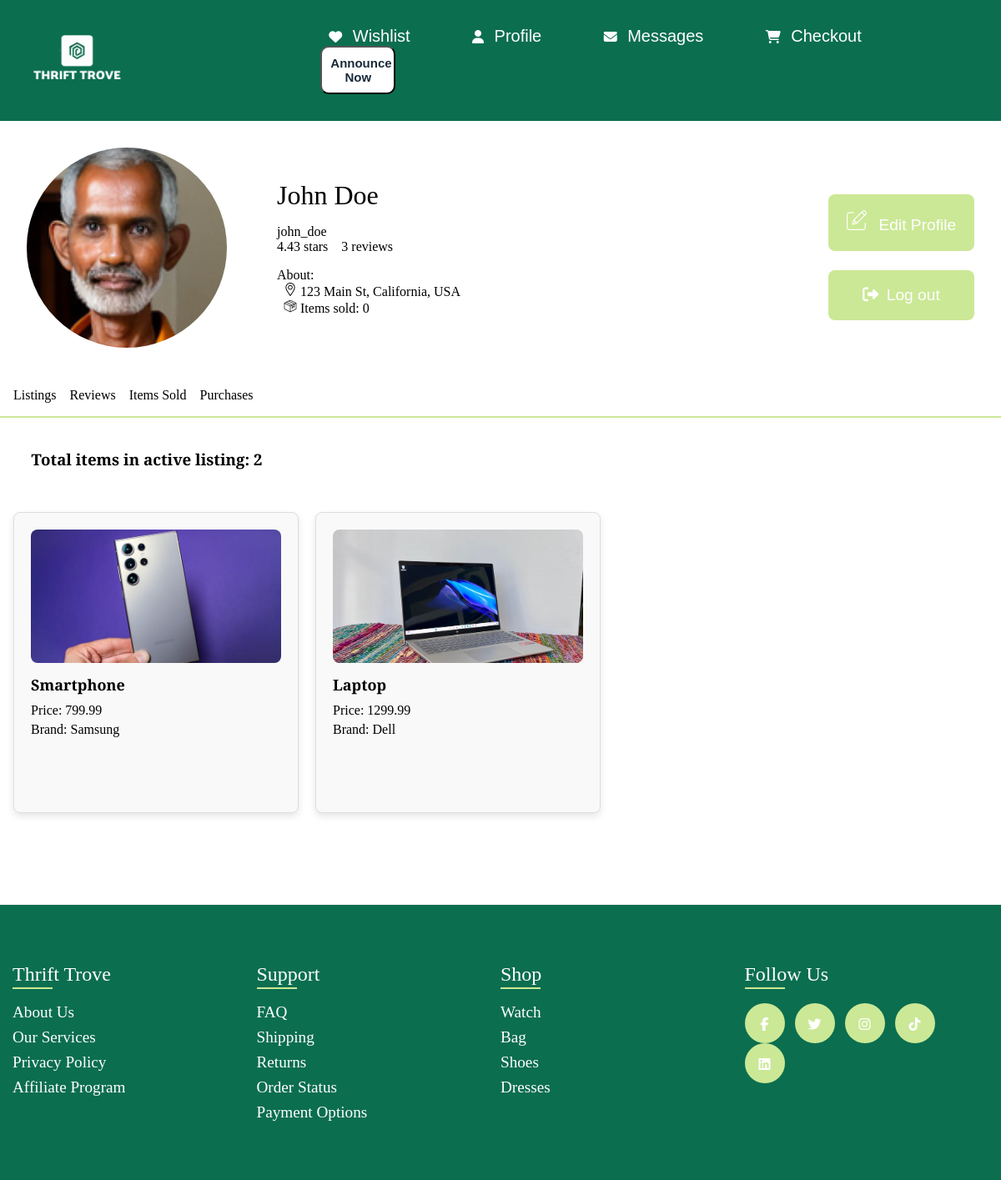
The page /pages/profile.php (signed in) on the database its author committed.
### tables this page shows
CREATE TABLE Users (
    Id INTEGER PRIMARY KEY AUTOINCREMENT,
    Username VARCHAR(50) UNIQUE NOT NULL,
    Email VARCHAR(100) UNIQUE NOT NULL,
    PasswordHash VARCHAR(255) NOT NULL,
    FirstName VARCHAR(50) NOT NULL,
    LastName VARCHAR(50) NOT NULL,
    AdminStatus INTEGER DEFAULT 0 NOT NULL CHECK (AdminStatus <= 2),
    Address VARCHAR(255) NOT NULL,
    PhoneNumber VARCHAR(9)
);

CREATE TABLE Items (
    Id INTEGER PRIMARY KEY AUTOINCREMENT,
    Name VARCHAR(100) NOT NULL,
    Description TEXT NOT NULL,
    Brand VARCHAR(50) NOT NULL ,
    Model VARCHAR(50),
    CategoryId INTEGER NOT NULL,
    Size VARCHAR(20) ,
    Price DECIMAL(10, 2) NOT NULL,
    ConditionId VARCHAR(20) NOT NULL,
    Available BOOLEAN NOT NULL,
    AvailableForDelivery BOOLEAN NOT NULL , 
    SubCategory VARCHAR(50),
    NumberOfImages INTEGER,
    Highlighted INTEGER DEFAULT 0 NOT NULL CHECK (Highlighted <= 1),

    UserId INTEGER NOT NULL,
    FOREIGN KEY (UserId) REFERENCES Users(Id) ON DELETE CASCADE
);

### db_handler/DB.php (called while the page is built, shortened)
<?php
require_once 'Item.php';
require_once 'Users.php';
require_once 'Reviews.php';
class Database
{
    private $conn;
    public function __construct($databasePath)
    {
        try {
            $this->conn = new PDO("sqlite:$databasePath");
            $this->conn->setAttribute(PDO::ATTR_ERRMODE, PDO::ERRMODE_EXCEPTION);
        } catch (PDOException $e) {
            echo "Connection failed: " . $e->getMessage();
        }
    }
    public function getItemByUserId($userId): array
    {
        $stmt = $this->conn->prepare("SELECT * FROM Items WHERE UserId = :userId AND Available = 1");
        $stmt->bindParam(':userId', $userId);
        $stmt->execute();
        $items = [];
        while ($row = $stmt->fetch()) {
            $items[] = new Item(
                $row['Id'],
                $row['Name'],
                $row['Description'],
                $row['Brand'],
                $row['Model'],
                $row['CategoryId'],
                $row['Size'],
                $row['Price'],
                $row['ConditionId'],
                $row['Available'],
                $row['AvailableForDelivery'],
                $row['SubCategory'],
                $row['NumberOfImages'],
                $row['Highlighted'],
                $row['UserId']
            );
        }
        return $items;
    }
    function getUserById($userId)
    {
        $stmt = $this->conn->prepare("SELECT * FROM Users WHERE Id = :userId");
        $stmt->bindParam(':userId', $userId);
        $stmt->execute();
        $user = $stmt->fetch(PDO::FETCH_ASSOC);
        if ($user) {
            return new User(
                $user['Id'],
                $user['Username'],
                $user['Email'],
                $user['PasswordHash'],
                $user['FirstName'],
                $user['LastName'],
                $user['AdminStatus'],
                $user['Address'],
                $user['PhoneNumber']
            );
        } else {
            return null;
        }
    }
    public function getReviewByReviewedUserId($userId): array
    {
        $stmt = $this->conn->prepare("
            SELECT *
            FROM
                Reviews
            JOIN
                Users ON Reviews.Author = Users.Id
            WHERE
                Reviews.UserReviewed = :userId
            ORDER BY Reviews.ReviewDate DESC;
            ");
        $stmt->bindParam(':userId', $userId);
        $stmt->execute();
        $reviews = [];
        while ($row = $stmt->fetch()) {
            $author = $this->getUserById($row['Author']);
            $review = new Review(
                $row['ReviewId'],
                $row['Rating'],
                $row['Comment'],
                $author,
                $row['UserReviewed'],
                $row['ReviewDate']
            );
            $reviews[] = $review;
        }
        return $reviews;
    }
        public function GetItemsAlreadySold($userId) : array{
            $stmt = $this->conn->prepare("SELECT * FROM Items WHERE UserId = :userId AND Available = 0");
            $stmt->bindParam(':userId', $userId);
            $stmt->execute();
            $items = [];
            return $items;
        }
    }
?>

### db_handler/Users.php (called while the page is built, shortened)
<?php
class User {
    public $Id;
    public $Username;
    public $FirstName;
    public $LastName;
    public $Address;
    public function __construct($Id, $Username, $Email, $PasswordHash, $FirstName, $LastName, $status , $Address, $PhoneNumber) {
        $this->Id = $Id;
        $this->Username = $Username;
        $this->FirstName = $FirstName;
        $this->LastName = $LastName;
        $this->Address = $Address;
    }
    public function getId(): int {
        return $this->Id;
    }
    public function getUsername(): string {
        return $this->Username;
    }
    public function getFirstName(): string {
        return $this->FirstName;
    }
    public function getLastName(): string {
        return $this->LastName;
    }
    public function getAddress(): string {
        return $this->Address;
    }
}
?>

### db_handler/Reviews.php (called while the page is built, shortened)
<?php
require_once 'Users.php';
class Review {
    public $rating;
    public function __construct($reviewId, $rating, $comment, $author, $userReviewed, $reviewDate) {
        $this->rating = $rating;
    }
    public function getRating() : float {
        return $this->rating;
    }
}
?>

### db_handler/Item.php (called while the page is built, shortened)
<?php
require_once 'Users.php';
class Item {
    public $id;
    public $name;
    public $brand;
    public $price;
    public function __construct($id, $name, $description, $brand , $model , $category, $size , $price, $condition, $available, $available_for_delivery, $subCategory ,$NumberOfImages,$highlighted, $userId) {
        $this->id = $id;
        $this->name = $name;
        $this->brand = $brand;
        $this->price = $price;
    }
    public function getId() : int {
        return $this->id;
    }
    public function getName() : string {
        return $this->name;
    }
    public function getPrice() {
        return $this->price;
    }
    public function getBrand(){
        return $this->brand;
    }
}
?>

### pages/profile.php (the view, shortened to what this page needs)
<!DOCTYPE html>
<html lang="en">
<head>
    <link rel="stylesheet" href="../css/profile.css">
    <link rel="stylesheet" href="https://cdnjs.cloudflare.com/ajax/libs/font-awesome/5.15.4/css/all.min.css"/>
</head>
<body>
    <?php
        include 'templates/header.php';
    ?>
    <?php
        require_once (__DIR__ . '/../db_handler/DB.php');
        $db = new Database("../database/database.db");
        $userId = $_SESSION['userId'];
        $user = $db->getUserById($userId);
        $Reviews = $db->getReviewByReviewedUserId($userId);
        $reviewsCount = count($Reviews);
        $itemsAlreadySold = $db->GetItemsAlreadySold($userId);;
        $itemsAlreadySoldCount = count($itemsAlreadySold);
        if($reviewsCount == 0){
            $average = 0;
        }else{
            $average = number_format(array_reduce($Reviews, function ($carry, $review) {return $carry + $review->getRating();}, 0) / $reviewsCount,2);
        }
        if ($user) {
            echo "<section class='profile_info'>
                <img src='../assets/users/{$user->getId()}.png' alt='{$user->getFirstName()} {$user->getLastName()}'>
                <div class='user_details'>
                    <ul>
                        <li>{$user->getFirstName()} {$user->getLastName()}</li>
                        <li>{$user->getUsername()}</li>
                        <li>{$average} stars</li>
                        <li>{$reviewsCount} reviews</li>
                    </ul>
                    <ul class= 'About'>
                        <li>About:</li>
                        <li><img src='assets/profile/location.png' alt='location icon'> {$user->getAddress()}</li>
                        <li><img src='assets/profile/product.png' alt='product icon'> Items sold: {$itemsAlreadySoldCount}</li>
                    </ul>
                </div>
            <div class='buttons'>
                <button class='edit_profile' id='edit_profile'><img src='assets/profile/editpencil.png' alt='pencil'> Edit Profile</button>
                <button class='log_out' id='log_out'><i class='fa-solid fa-right-from-bracket'></i>Log out</button>
            </div>
            </section>";
        } else {
            echo "User not found.";
        }
    ?>
    <section class="profile_option">
        <ul>
            <li>
                <a id="listings-link">Listings</a>
            </li>
            <li>
                <a id="ratings-link">Reviews</a>
            </li>
            <li>
                <a id="items-sold">Items Sold</a>
            </li>
            <li>
                <a id="purchases-link">Purchases</a>
            </li>
        </ul>
    </section>
    <div class="blue-line"></div>
    <span id="item-count">
     <?php
         require_once '../db_handler/DB.php';
         $db = new Database("../database/database.db");
         $Items = $db->getItemByUserId($userId);
         $ItemCount = count($Items);
         echo "<h3>Total items in active listing: $ItemCount</h3>";
     ?>
    </span>
    <div class = "Items" id="items-section">
     <?php
     require_once '../db_handler/DB.php';
     $db = new Database("../database/database.db");
     $Items = $db->getItemByUserId($userId);
     foreach ($Items as $item) {
         $name = $item->getName();
         $price = $item->getPrice();
         $photo = "../../assets/items/{$item->getId()}-1.png";
         $brand = $item->getBrand();
         echo "<span class='item'>
                 <img src='$photo' alt='$name' >
                 <h3 >$name</h3>
                 <p>Price: $price</p>
                 <p>Brand: $brand</p>";
        echo "</span>";
    }
     ?>
    </div>
    <?php
         require_once '../db_handler/DB.php';
    ?>
     <?php
     require_once '../db_handler/DB.php';
     ?>
     <?php
         require_once '../db_handler/DB.php';
     ?>
     <?php
     require_once '../db_handler/DB.php';
     ?>
     <?php
         require_once '../db_handler/DB.php';
     ?>
     <?php
     require_once '../db_handler/DB.php';
     ?>
    <footer>
        <?php
            include 'templates/footer.php';
        ?>
    </footer>
</body>
</html>

### css/profile.css (style rules this page uses)
section.profile_info { display: grid; grid-template-columns: 0.5fr 2fr 0.5fr; align-items: center; padding: 2em; width: auto; margin: 0 auto; }
.profile_info > img { border-radius: 50%; width: 15em; height: 15em; object-fit: cover; margin-right: 20px; }
.profile_info ul:first-of-type li:first-child { font-size: 2em; padding-bottom: 0.5em; }
.profile_info ul:nth-of-type(2) li:first-child { padding-left: 0em; }
.profile_info ul li:nth-child(3) { float: left; padding-right: 1em; }
.profile_info ul:nth-of-type(2) { display: flex; flex-direction: column; list-style-type: none; }
.profile_info ul:nth-of-type(2) li { padding-left: 0.5em; }
.profile_info ul:nth-of-type(1) { list-style-type: none; }
.profile_info .edit_profile, .profile_info .log_out { background-color: #CBE896; border: none; color: white; padding: 1em; text-align: center; text-decoration: none; display: inline-block; font-size: 1.2em; margin-top: 1.2em; cursor: pointer; border-radius: 8px; right: 0; }
.buttons { display: flex; flex-direction: column; }
.profile_option ul { list-style-type: none; display: flex; padding-left: 0; }
.profile_option ul > li > a { text-align: center; text-decoration: none; color:black; margin-left: 1em; }
.blue-line { background-color: #CBE896; height: 2px; width: 100%; padding-bottom: 100; }
button img { filter: invert(100%); padding-right: 0.5em; }
a { cursor: pointer; }
.Items { display: flex; flex-wrap: wrap; gap: 20px; padding-left: 1em; }
.item { width: 300px; background-color: #f9f9f9; border: 1px solid #ddd; border-radius: 8px; padding: 20px; box-shadow: 0 4px 8px rgba(0, 0, 0, 0.1); margin-bottom: 5em; margin-top: 2em; }
.item img { width: 100%; height: auto; border-radius: 8px; }
.item h3 { font-size: 18px; margin: 10px 0; }
#item-count h3, #reviews-count h3, #items-sold-count h3, #purchases-count h3 { padding: 1em 0 0 2em; }
.item p { font-size: 16px; margin: 5px 0; }
button i { padding-right: 0.5em; }
.Items { cursor: pointer; }
.item img { width: 100%; height: 50%; object-fit: cover; border-radius: 8px; }

### css/header.css (style rules this page uses)
body { text-decoration: none; margin: 0; padding: 0; box-sizing: border-box; font-family: "Crimson Pro", serif; min-height: 100vh; }

### css/footer.css (style rules this page uses)
footer { margin-top: auto; }

### rows shown on the page
users: FirstName "John", LastName "Doe", Username "john_doe", Address "123 Main St, California, USA"
items: shows a picture, Name "Smartphone", Price "799.99", Brand "Samsung"
items: shows a picture, Name "Laptop", Price "1299.99", Brand "Dell"

### other values the page prints
$average "4.43"
$reviewsCount "3"
$itemsAlreadySoldCount "0"
$ItemCount "2"
